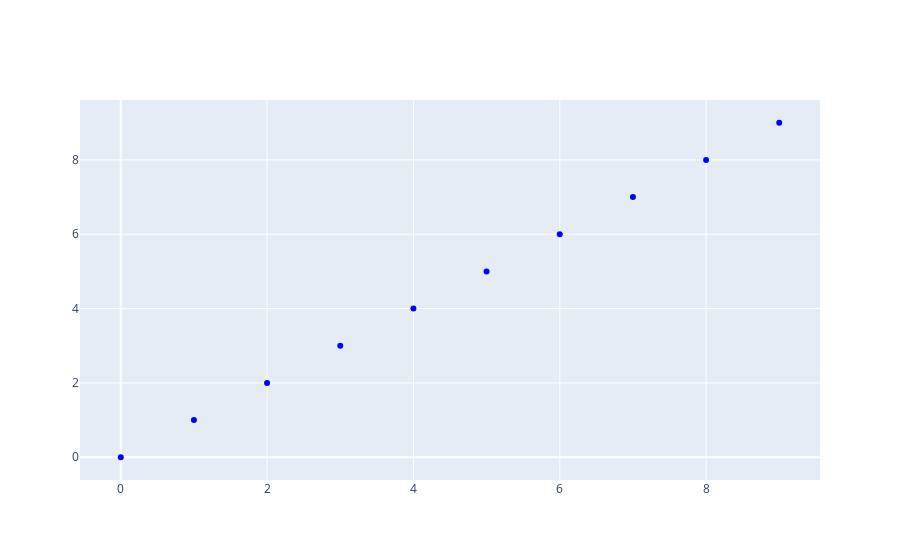

Notebook code cell kept with this figure:
### Markdown cell above
## Harmonic Oscillator 

All information presented here originates from <b>The Simple Harmonic Oscillator</b> written by Daniel V. Schroeder. <br>
<br>
The normalized Harmonic Oscillator function is:
$$\psi_n(r)=\frac{1}{\sqrt{2^nn!\sqrt{\pi}}}H_n(r)e^{\frac{-r^2}{2}}$$ <br>
<br>
$H_n$ signifies the nth Hermite polynomial. All information in this document regarding the Hermite Polynomials originates from <b>Hermite Polynomials in Quantum Harmonic Oscillator</b> by Christos T. Aravanis. <br>
<br>
The Hermite polynomials are calculated by $H_n(r)=(-1)^ne^{r^2}\frac{d^n}{dr^n}e^{-r^2}$ for $n\in\mathbb N$, and from a computational standpoint, the following expression equivalent to the above is used:
$$H_n(r) = \sum_{k=0}^{[n/2]}{\frac{(-1)^kn!}{k!(n-2k)!}(2x)^{n-2k}}$$ <br>
$[n/2]$ signifies the largest integer less than or equal to $x$.

### Code cell
#returns the normalization constant for the Harmonic Oscillator Function
def C(n):
    return 1 / math.sqrt( (pow(2, n) * math.factorial(n) * math.sqrt(math.pi)) )


#Returns a lambda function of the nth hermite polynomial
def hermite(n, k):
    
    c = pow(-1, k) * math.factorial(n) / ( math.factorial(k) * math.factorial(n - 2*k) )
        
    if(k == 0):
        return lambda r : c * pow(2*r, n-(2*k))
    else:
        return lambda r : c * pow(2*r, n-(2*k)) + hermite(n, k-1)(r)

def buildHermite(n):
    
    return hermite(n, n // 2)

#Creates a new Harmonic Oscillator function
#and returns it as a lambda function
def newHO(n):
    return lambda r : C(n) * buildHermite(n)(r) * math.exp(-pow(r,2)/2)

basis = []
size = 20
S = np.zeros([size, size])

for i in range(size):
    basis.append( newHO(i) )
    
for i in range(size):
    for j in range(size):
        S[i,j] += integrate.quad(lambda x : basis[i](x) * basis[j](x), -20, 20)[0]
        if(abs(S[i, j]) < pow(10, -10) ):
            S[i, j] = 0
        
print(S)

#prepare data for use with graphing
figure = { 
    "data": [
        
        #create the Hartree-Fock generated Potential Energy Surface
        {
            "type":"scatter",
            "x":list(range(0, 20)),
            "y":[x for x in range(0, 10)],
            "mode":"markers", 
            "name":"Ps1",
            "marker":{"color":"blue"}
        },
        
    ]
}

iplot(figure)

### Figure 1 — Plotly figure (JSON) as saved in the notebook; plotly's stock layout.template omitted (floating-point values rounded to 4 significant figures)
{"data": [{"marker": {"color": "blue"}, "mode": "markers", "name": "Ps1", "type": "scatter", "x": [0, 1, 2, 3, 4, 5, 6, 7, 8, 9, 10, 11, 12, 13, 14, 15, 16, 17, 18, 19], "y": [0, 1, 2, 3, 4, 5, 6, 7, 8, 9]}], "layout": {}}
